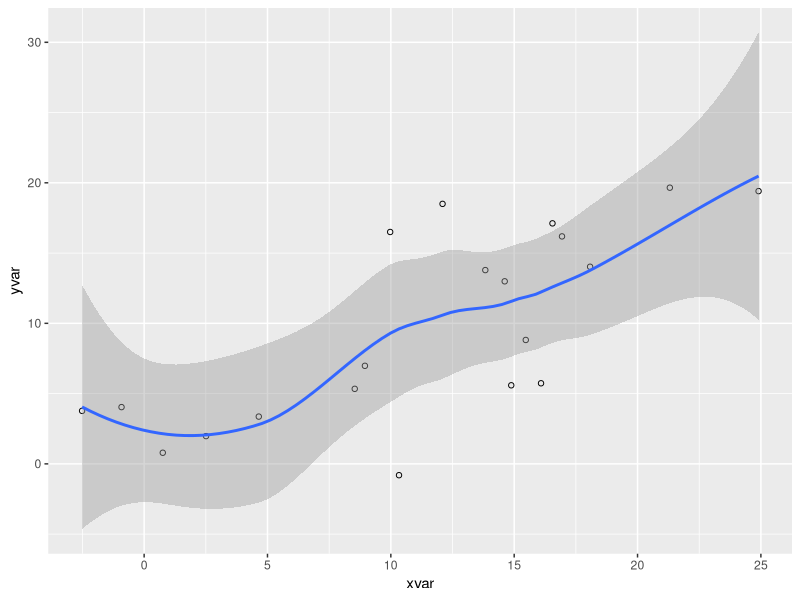

The R script that drew this image:
## ---- chunk 1
#| label: fig-pressure
#| fig-cap: "Pressure"
#| code-fold: true

library(ggplot2)
dat <- data.frame(cond = rep(c("A", "B"), each=10),
                  xvar = 1:20 + rnorm(20,sd=3),
                  yvar = 1:20 + rnorm(20,sd=3))

ggplot(dat, aes(x=xvar, y=yvar)) +
    geom_point(shape=1) + 
    geom_smooth() 
## ---- chunk 2
#| label: tbl-diamonds
#| tbl-cap: "Diamonds characteristics"
#| code-fold: true

knitr::kable(head(ggplot2::diamonds))
